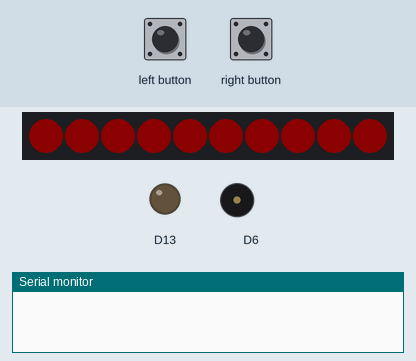
The sketch below on a simulated Adafruit Circuit Playground Express. On the bench: 10 RGB LEDs in strip order, left to right, output pins drawn as LEDs (lit = HIGH), buzzer (waves = sounding), the last lines printed to the serial monitor. Inputs (shaded band) come from the test bench. Dim RGB values are drawn brighter than linear; random numbers use the default seed unless the sketch sets one.

Above: at 1.2 s.
1.3 s: right button pressed for 0.15 s
4.4 s: left button pressed for 0.15 s
At 8.16 s:
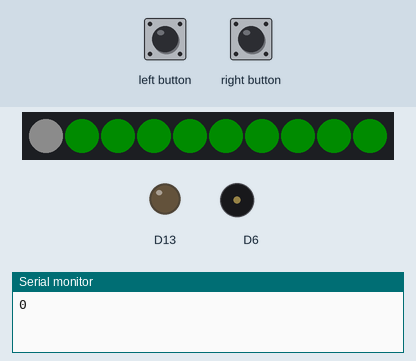
12.5 s: left button pressed for 1 s
At 15.1 s:
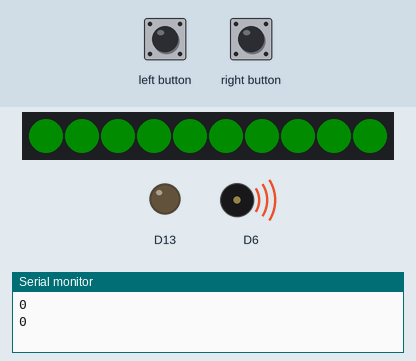
At 21.3 s:
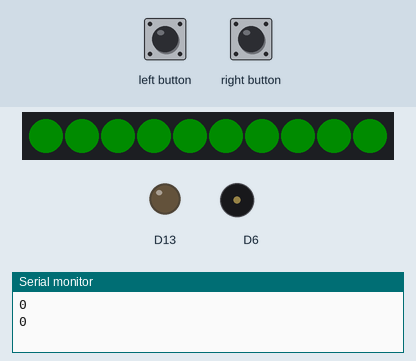
Timing chart, 0 to 22.5 s (numbered marks = the images above; inputs shaded):
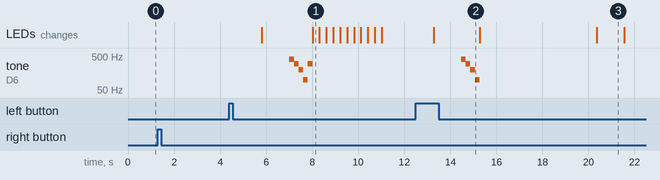

Measured:
- after the input at 1.3 s, every drawn part: stays the same
- after the input at 12.5 s, tone on D6: plays 400 Hz for 0.20 s, 300 Hz for 0.20 s, 200 Hz for 0.20 s, 100 Hz for 0.20 s, starting after 2.0 s
- by itself, tone on D6: plays 400 Hz for 0.20 s, 300 Hz for 0.20 s, 200 Hz for 0.20 s, 100 Hz for 0.20 s, 300 Hz for 0.20 s
- what the display in image 3 shows lasts 1.2 s, from 20.4 s to 21.6 s

The sketch:

FinalGame.ino
```cpp
#include <Adafruit_CircuitPlayground.h>

int time;
volatile bool green;
volatile bool reset;
int lose;
int correct;
int score;
int speed;

void setup() {
CircuitPlayground.begin();
Serial.begin(9600);
attachInterrupt(digitalPinToInterrupt(4), check, RISING);
attachInterrupt(digitalPinToInterrupt(5), resetbutton, RISING);
lose = 0;
correct = 0;        // setup sets all variables to 0
score = 0;
reset = 0;
}

void loop() {
speed = 100*score;    // muiltiplies score by 100 to later reduce duration of "green"
green = 0;

if (lose == 1) {
  CircuitPlayground.playTone(400, 200);  // check if the player misinputted,
  CircuitPlayground.playTone(300, 200);  // if they did, play this tune
  CircuitPlayground.playTone(200, 200);
  CircuitPlayground.playTone(100, 200);
  speed = 0;                            //if they lose, also set speed back to 0 so they can keep playing
}
if (correct == 1) {                    // if correct, play a beep
   CircuitPlayground.playTone(440, 100);
   ++score;                            // and add 1 to score

}
if (score == 10) {
  CircuitPlayground.playTone(100, 100);
  CircuitPlayground.playTone(100, 100);      // if score = 10, play this tune
  CircuitPlayground.playTone(200, 100);
  CircuitPlayground.playTone(300, 200);
  CircuitPlayground.playTone(200, 200);
  CircuitPlayground.playTone(400, 400);
  for(int i = 0; i < 10; i++) {
  CircuitPlayground.setPixelColor(i, 150, 0, 150);    // and play this animation
  delay(300);
  }
  score = 0;                                   // then set score back to 0 to play again
}
if (reset == 1) {                            // if the player hit the reset button,
  CircuitPlayground.playTone(300, 100);      // play this tune
  CircuitPlayground.playTone(300, 100);
  for(int i = 0; i < 10; i++) {
  CircuitPlayground.setPixelColor(i, 150, 150, 150);    // play this animation
  delay(300);
  score = 0;
  speed = 0;        // set variables back to 0
  reset = 0;
  }
}
lose = 0;
correct = 0;

int time = random() % 6000 + 1000;          // set the time that the board will stay red for, randomly
                                            // between 1 and 6 seconds

for(int i = 0; i < 10; i++) {
 CircuitPlayground.setPixelColor(i, 150, 0, 0);    // set board red for (time)
 }
 delay(time);

for(int i = 0; i < 10; i++) {
  CircuitPlayground.setPixelColor(i, 0, 150, 0);    // set board to green for 1200 - speed
}
 green = 1;
 delay(1200-speed);
Serial.println(speed);
} // loop


void check() {
  if (green == 1) {                                  // player hits button,
    correct = 1;                                      // board green? add 1 to correct
}
  else if (green == 0) {                              // not green? add 1 to lose
    lose = 1;
    score = 0;
  }
  }

void resetbutton() {                                // if player hits reset, add 1 to reset variable
  reset = 1;
}
```
